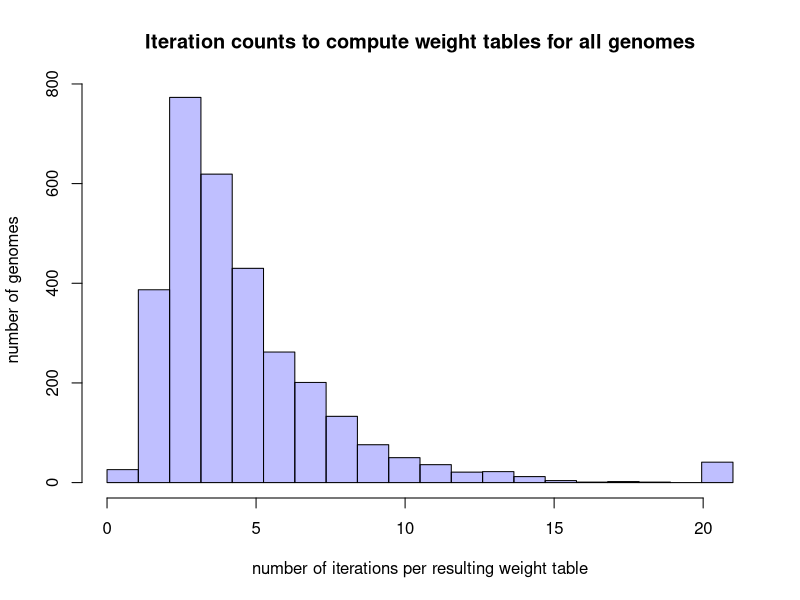

Recreate this plot in R.
#!usr/bin/env Rscript


#############################################################################
####  Author: Melanie van den Bosch
####  Title: Plotting iteration results of iterative weight tables 
####  Purpose of script: We want to plot the number of iterations for each genome
####  when the weight tables were computed. 
####  depending on the results/pattern seen we will draw conclusions on which genomes
####  are biased or are under translational selection
#################################################################################


setwd("~/Documents/Master_Thesis_SSB/git_scripts")

# open iterationcount file
itcountdf <- read.csv(file = "itcount_final.csv", header = TRUE, sep=",")
itcountdf <- itcountdf[,1:2]
itcountdf <- na.omit(itcountdf)


# setting the properties for drawing the graph
xlim <- range(itcountdf[,2], na.rm = TRUE)
nbins = 21


hist(itcountdf[,2], breaks=seq(xlim[1], xlim[2], length = nbins), xlim = xlim, 
     main = "Iteration counts to compute weight tables for all genomes", 
     xlab = "number of iterations per resulting weight table", ylab = "number of genomes",
     col = rgb(0,0,1,1/4))

#selecting the genomeIDs that are below the cut-off value of 5
biased.i <- which(itcountdf[,2] <= 4 & itcountdf[,2] != 0)
biased.genomes <- as.vector(itcountdf[biased.i,1])

unbiased.i <- which(itcountdf[,2] >= 5)
unbiased.genomes <- as.vector(itcountdf[unbiased.i,1])

# numbers of genomes contained in the datasets
length(which(itcountdf[,2]==0))
length(biased.genomes)
length(unbiased.genomes)

length(which(itcountdf[,2]==0)) + length(biased.genomes) + length(unbiased.genomes) 
#should be 6041

# combine both lists
#un.biased.genomes <- cbind(biased.genomes, unbiased.genomes)

# write to file
write.table(biased.genomes, file = "biased.genomes.csv", append=F, 
            sep = ",", row.names = FALSE, quote = FALSE, col.names = FALSE)
write.table(unbiased.genomes, file = "unbiased.genomes.csv", append=F, 
            sep = ",", row.names = FALSE, quote = FALSE, col.names = FALSE)
